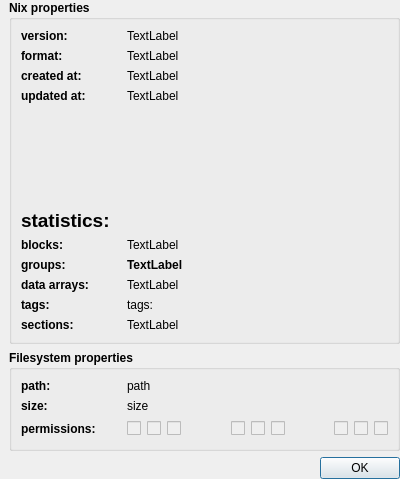
<?xml version="1.0" encoding="UTF-8"?>
<ui version="4.0">
 <class>FilePropertiesDialog</class>
 <widget class="QDialog" name="FilePropertiesDialog">
  <property name="geometry">
   <rect>
    <x>0</x>
    <y>0</y>
    <width>400</width>
    <height>479</height>
   </rect>
  </property>
  <property name="maximumSize">
   <size>
    <width>400</width>
    <height>16777215</height>
   </size>
  </property>
  <property name="windowTitle">
   <string>File properties</string>
  </property>
  <property name="toolTip">
   <string>group execution</string>
  </property>
  <layout class="QVBoxLayout" name="verticalLayout">
   <property name="leftMargin">
    <number>9</number>
   </property>
   <property name="topMargin">
    <number>0</number>
   </property>
   <property name="rightMargin">
    <number>0</number>
   </property>
   <property name="bottomMargin">
    <number>0</number>
   </property>
   <item>
    <widget class="QGroupBox" name="groupBox">
     <property name="font">
      <font>
       <weight>75</weight>
       <bold>true</bold>
      </font>
     </property>
     <property name="title">
      <string>Nix properties</string>
     </property>
     <layout class="QVBoxLayout" name="verticalLayout_3">
      <item>
       <layout class="QHBoxLayout" name="horizontalLayout_3">
        <item>
         <widget class="QLabel" name="label_3">
          <property name="maximumSize">
           <size>
            <width>100</width>
            <height>16777215</height>
           </size>
          </property>
          <property name="font">
           <font>
            <weight>75</weight>
            <bold>true</bold>
           </font>
          </property>
          <property name="text">
           <string>version:</string>
          </property>
         </widget>
        </item>
        <item>
         <widget class="QLabel" name="version">
          <property name="font">
           <font>
            <weight>50</weight>
            <bold>false</bold>
           </font>
          </property>
          <property name="text">
           <string>TextLabel</string>
          </property>
         </widget>
        </item>
       </layout>
      </item>
      <item>
       <layout class="QHBoxLayout" name="horizontalLayout_5">
        <item>
         <widget class="QLabel" name="label_5">
          <property name="maximumSize">
           <size>
            <width>100</width>
            <height>16777215</height>
           </size>
          </property>
          <property name="font">
           <font>
            <weight>75</weight>
            <bold>true</bold>
           </font>
          </property>
          <property name="text">
           <string>format:</string>
          </property>
         </widget>
        </item>
        <item>
         <widget class="QLabel" name="format">
          <property name="font">
           <font>
            <weight>50</weight>
            <bold>false</bold>
           </font>
          </property>
          <property name="text">
           <string>TextLabel</string>
          </property>
         </widget>
        </item>
       </layout>
      </item>
      <item>
       <layout class="QHBoxLayout" name="horizontalLayout_6">
        <item>
         <widget class="QLabel" name="label_7">
          <property name="maximumSize">
           <size>
            <width>100</width>
            <height>16777215</height>
           </size>
          </property>
          <property name="font">
           <font>
            <weight>75</weight>
            <bold>true</bold>
           </font>
          </property>
          <property name="text">
           <string>created at:</string>
          </property>
         </widget>
        </item>
        <item>
         <widget class="QLabel" name="created">
          <property name="font">
           <font>
            <weight>50</weight>
            <bold>false</bold>
           </font>
          </property>
          <property name="text">
           <string>TextLabel</string>
          </property>
         </widget>
        </item>
       </layout>
      </item>
      <item>
       <layout class="QHBoxLayout" name="horizontalLayout_7">
        <item>
         <widget class="QLabel" name="label_9">
          <property name="maximumSize">
           <size>
            <width>100</width>
            <height>16777215</height>
           </size>
          </property>
          <property name="font">
           <font>
            <weight>75</weight>
            <bold>true</bold>
           </font>
          </property>
          <property name="text">
           <string>updated at:</string>
          </property>
         </widget>
        </item>
        <item>
         <widget class="QLabel" name="updated">
          <property name="font">
           <font>
            <weight>50</weight>
            <bold>false</bold>
           </font>
          </property>
          <property name="text">
           <string>TextLabel</string>
          </property>
         </widget>
        </item>
       </layout>
      </item>
      <item>
       <spacer name="verticalSpacer">
        <property name="orientation">
         <enum>Qt::Vertical</enum>
        </property>
        <property name="sizeHint" stdset="0">
         <size>
          <width>20</width>
          <height>40</height>
         </size>
        </property>
       </spacer>
      </item>
      <item>
       <widget class="QLabel" name="label_15">
        <property name="font">
         <font>
          <pointsize>14</pointsize>
          <weight>75</weight>
          <bold>true</bold>
         </font>
        </property>
        <property name="text">
         <string>statistics:</string>
        </property>
       </widget>
      </item>
      <item>
       <layout class="QHBoxLayout" name="horizontalLayout_8">
        <item>
         <widget class="QLabel" name="label_11">
          <property name="maximumSize">
           <size>
            <width>100</width>
            <height>16777215</height>
           </size>
          </property>
          <property name="font">
           <font>
            <weight>75</weight>
            <bold>true</bold>
           </font>
          </property>
          <property name="text">
           <string>blocks:</string>
          </property>
         </widget>
        </item>
        <item>
         <widget class="QLabel" name="block_count">
          <property name="font">
           <font>
            <weight>50</weight>
            <bold>false</bold>
           </font>
          </property>
          <property name="text">
           <string>TextLabel</string>
          </property>
         </widget>
        </item>
       </layout>
      </item>
      <item>
       <layout class="QHBoxLayout" name="horizontalLayout_13">
        <item>
         <widget class="QLabel" name="label_8">
          <property name="maximumSize">
           <size>
            <width>100</width>
            <height>16777215</height>
           </size>
          </property>
          <property name="font">
           <font>
            <weight>75</weight>
            <bold>true</bold>
           </font>
          </property>
          <property name="text">
           <string>groups:</string>
          </property>
         </widget>
        </item>
        <item>
         <widget class="QLabel" name="group_count">
          <property name="text">
           <string>TextLabel</string>
          </property>
         </widget>
        </item>
       </layout>
      </item>
      <item>
       <layout class="QHBoxLayout" name="horizontalLayout_9">
        <item>
         <widget class="QLabel" name="label_14">
          <property name="maximumSize">
           <size>
            <width>100</width>
            <height>16777215</height>
           </size>
          </property>
          <property name="font">
           <font>
            <weight>75</weight>
            <bold>true</bold>
           </font>
          </property>
          <property name="text">
           <string>data arrays:</string>
          </property>
         </widget>
        </item>
        <item>
         <widget class="QLabel" name="array_count">
          <property name="font">
           <font>
            <weight>50</weight>
            <bold>false</bold>
           </font>
          </property>
          <property name="text">
           <string>TextLabel</string>
          </property>
         </widget>
        </item>
       </layout>
      </item>
      <item>
       <layout class="QHBoxLayout" name="horizontalLayout_10">
        <item>
         <widget class="QLabel" name="label_17">
          <property name="maximumSize">
           <size>
            <width>100</width>
            <height>16777215</height>
           </size>
          </property>
          <property name="font">
           <font>
            <weight>75</weight>
            <bold>true</bold>
           </font>
          </property>
          <property name="text">
           <string>tags:</string>
          </property>
         </widget>
        </item>
        <item>
         <widget class="QLabel" name="tag_count">
          <property name="font">
           <font>
            <weight>50</weight>
            <bold>false</bold>
           </font>
          </property>
          <property name="text">
           <string>tags:</string>
          </property>
         </widget>
        </item>
       </layout>
      </item>
      <item>
       <layout class="QHBoxLayout" name="horizontalLayout_11">
        <item>
         <widget class="QLabel" name="label_12">
          <property name="maximumSize">
           <size>
            <width>100</width>
            <height>16777215</height>
           </size>
          </property>
          <property name="font">
           <font>
            <weight>75</weight>
            <bold>true</bold>
           </font>
          </property>
          <property name="text">
           <string>sections:</string>
          </property>
         </widget>
        </item>
        <item>
         <widget class="QLabel" name="section_count">
          <property name="font">
           <font>
            <weight>50</weight>
            <bold>false</bold>
           </font>
          </property>
          <property name="text">
           <string>TextLabel</string>
          </property>
         </widget>
        </item>
       </layout>
      </item>
     </layout>
    </widget>
   </item>
   <item>
    <widget class="QGroupBox" name="groupBox_2">
     <property name="maximumSize">
      <size>
       <width>16777215</width>
       <height>150</height>
      </size>
     </property>
     <property name="font">
      <font>
       <weight>75</weight>
       <bold>true</bold>
      </font>
     </property>
     <property name="title">
      <string>Filesystem properties</string>
     </property>
     <layout class="QVBoxLayout" name="verticalLayout_2">
      <item>
       <layout class="QHBoxLayout" name="horizontalLayout">
        <item>
         <widget class="QLabel" name="label">
          <property name="minimumSize">
           <size>
            <width>100</width>
            <height>0</height>
           </size>
          </property>
          <property name="maximumSize">
           <size>
            <width>100</width>
            <height>16777215</height>
           </size>
          </property>
          <property name="font">
           <font>
            <weight>75</weight>
            <bold>true</bold>
           </font>
          </property>
          <property name="text">
           <string>path:</string>
          </property>
         </widget>
        </item>
        <item>
         <widget class="QLabel" name="file_path">
          <property name="maximumSize">
           <size>
            <width>300</width>
            <height>16777215</height>
           </size>
          </property>
          <property name="font">
           <font>
            <weight>50</weight>
            <bold>false</bold>
           </font>
          </property>
          <property name="text">
           <string>path</string>
          </property>
         </widget>
        </item>
       </layout>
      </item>
      <item>
       <layout class="QHBoxLayout" name="horizontalLayout_2">
        <item>
         <widget class="QLabel" name="label_2">
          <property name="minimumSize">
           <size>
            <width>100</width>
            <height>0</height>
           </size>
          </property>
          <property name="maximumSize">
           <size>
            <width>100</width>
            <height>16777215</height>
           </size>
          </property>
          <property name="font">
           <font>
            <weight>75</weight>
            <bold>true</bold>
           </font>
          </property>
          <property name="text">
           <string>size:</string>
          </property>
         </widget>
        </item>
        <item>
         <widget class="QLabel" name="file_size">
          <property name="font">
           <font>
            <weight>50</weight>
            <bold>false</bold>
           </font>
          </property>
          <property name="text">
           <string>size</string>
          </property>
         </widget>
        </item>
       </layout>
      </item>
      <item>
       <layout class="QHBoxLayout" name="horizontalLayout_4">
        <item>
         <widget class="QLabel" name="label_4">
          <property name="minimumSize">
           <size>
            <width>100</width>
            <height>0</height>
           </size>
          </property>
          <property name="maximumSize">
           <size>
            <width>100</width>
            <height>16777215</height>
           </size>
          </property>
          <property name="font">
           <font>
            <weight>75</weight>
            <bold>true</bold>
           </font>
          </property>
          <property name="text">
           <string>permissions:</string>
          </property>
         </widget>
        </item>
        <item>
         <layout class="QHBoxLayout" name="horizontalLayout_12">
          <item>
           <widget class="QCheckBox" name="owner_read">
            <property name="enabled">
             <bool>false</bool>
            </property>
            <property name="toolTip">
             <string>owner read</string>
            </property>
            <property name="text">
             <string/>
            </property>
            <property name="checkable">
             <bool>true</bool>
            </property>
           </widget>
          </item>
          <item>
           <widget class="QCheckBox" name="owner_write">
            <property name="enabled">
             <bool>false</bool>
            </property>
            <property name="toolTip">
             <string>owner write</string>
            </property>
            <property name="text">
             <string/>
            </property>
            <property name="checkable">
             <bool>true</bool>
            </property>
           </widget>
          </item>
          <item>
           <widget class="QCheckBox" name="owner_exec">
            <property name="enabled">
             <bool>false</bool>
            </property>
            <property name="toolTip">
             <string>owner execute</string>
            </property>
            <property name="text">
             <string/>
            </property>
            <property name="checkable">
             <bool>true</bool>
            </property>
           </widget>
          </item>
          <item>
           <spacer name="horizontalSpacer">
            <property name="orientation">
             <enum>Qt::Horizontal</enum>
            </property>
            <property name="sizeHint" stdset="0">
             <size>
              <width>40</width>
              <height>20</height>
             </size>
            </property>
           </spacer>
          </item>
          <item>
           <widget class="QCheckBox" name="group_read">
            <property name="enabled">
             <bool>false</bool>
            </property>
            <property name="toolTip">
             <string>group read</string>
            </property>
            <property name="text">
             <string/>
            </property>
            <property name="checkable">
             <bool>true</bool>
            </property>
           </widget>
          </item>
          <item>
           <widget class="QCheckBox" name="group_write">
            <property name="enabled">
             <bool>false</bool>
            </property>
            <property name="toolTip">
             <string>group write</string>
            </property>
            <property name="text">
             <string/>
            </property>
            <property name="checkable">
             <bool>true</bool>
            </property>
           </widget>
          </item>
          <item>
           <widget class="QCheckBox" name="group_exec">
            <property name="enabled">
             <bool>false</bool>
            </property>
            <property name="toolTip">
             <string>group execute</string>
            </property>
            <property name="text">
             <string/>
            </property>
            <property name="checkable">
             <bool>true</bool>
            </property>
           </widget>
          </item>
          <item>
           <spacer name="horizontalSpacer_2">
            <property name="orientation">
             <enum>Qt::Horizontal</enum>
            </property>
            <property name="sizeHint" stdset="0">
             <size>
              <width>40</width>
              <height>20</height>
             </size>
            </property>
           </spacer>
          </item>
          <item>
           <widget class="QCheckBox" name="all_read">
            <property name="enabled">
             <bool>false</bool>
            </property>
            <property name="toolTip">
             <string>all read</string>
            </property>
            <property name="text">
             <string/>
            </property>
            <property name="checkable">
             <bool>true</bool>
            </property>
           </widget>
          </item>
          <item>
           <widget class="QCheckBox" name="all_write">
            <property name="enabled">
             <bool>false</bool>
            </property>
            <property name="toolTip">
             <string>all write</string>
            </property>
            <property name="text">
             <string/>
            </property>
            <property name="checkable">
             <bool>true</bool>
            </property>
           </widget>
          </item>
          <item>
           <widget class="QCheckBox" name="all_exec">
            <property name="enabled">
             <bool>false</bool>
            </property>
            <property name="toolTip">
             <string>all execute</string>
            </property>
            <property name="text">
             <string/>
            </property>
            <property name="checkable">
             <bool>true</bool>
            </property>
           </widget>
          </item>
         </layout>
        </item>
       </layout>
      </item>
     </layout>
    </widget>
   </item>
   <item>
    <widget class="QDialogButtonBox" name="buttonBox">
     <property name="orientation">
      <enum>Qt::Horizontal</enum>
     </property>
     <property name="standardButtons">
      <set>QDialogButtonBox::Ok</set>
     </property>
    </widget>
   </item>
  </layout>
 </widget>
 <resources/>
 <connections>
  <connection>
   <sender>buttonBox</sender>
   <signal>accepted()</signal>
   <receiver>FilePropertiesDialog</receiver>
   <slot>accept()</slot>
   <hints>
    <hint type="sourcelabel">
     <x>248</x>
     <y>254</y>
    </hint>
    <hint type="destinationlabel">
     <x>157</x>
     <y>274</y>
    </hint>
   </hints>
  </connection>
  <connection>
   <sender>buttonBox</sender>
   <signal>rejected()</signal>
   <receiver>FilePropertiesDialog</receiver>
   <slot>reject()</slot>
   <hints>
    <hint type="sourcelabel">
     <x>316</x>
     <y>260</y>
    </hint>
    <hint type="destinationlabel">
     <x>286</x>
     <y>274</y>
    </hint>
   </hints>
  </connection>
 </connections>
</ui>
